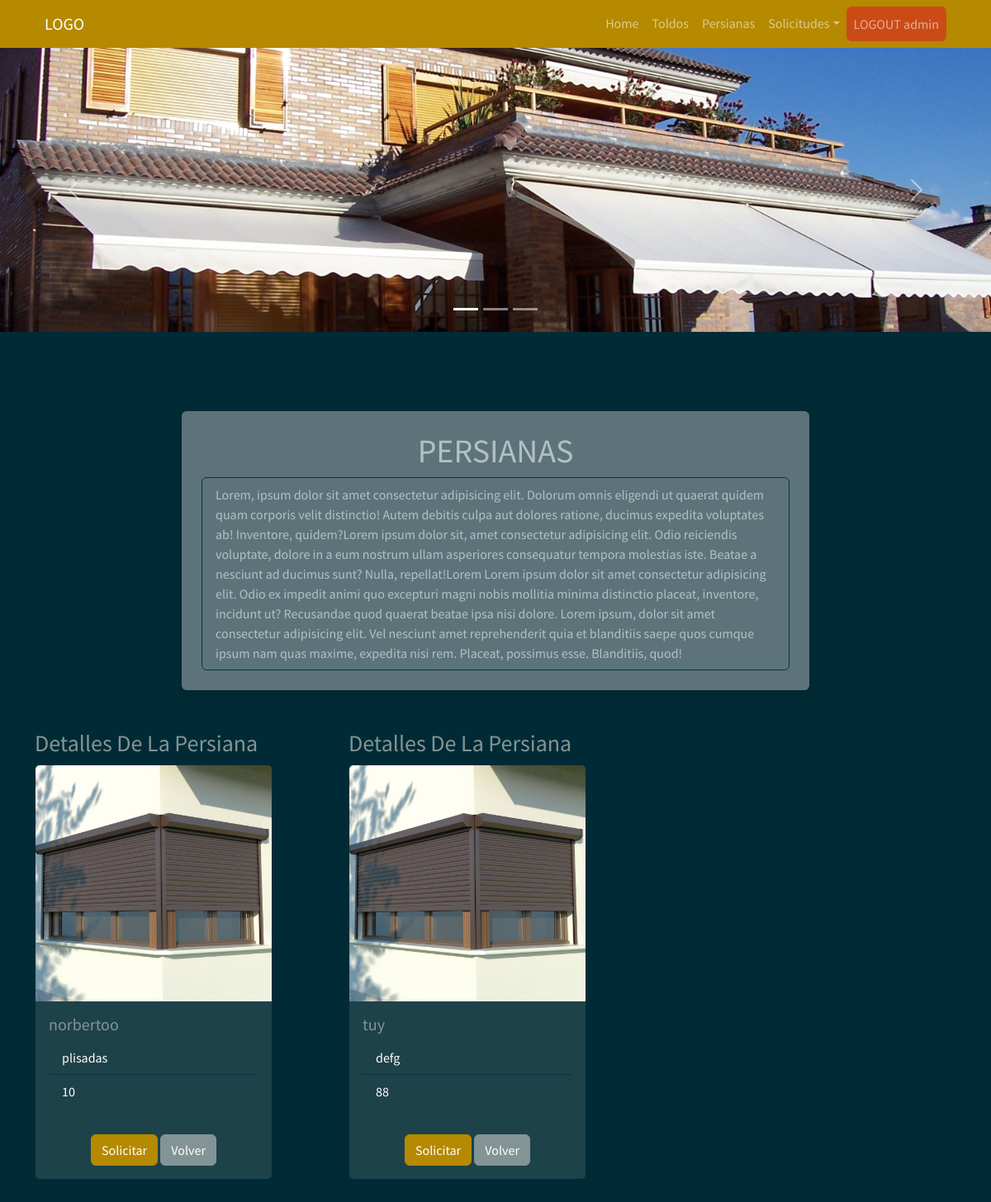
The page /persianas_user (signed in) on the database its author committed.
### myapp/models.py (models this page shows)
    class Persiana(db.Model):
        __tablename__ = "Persiana"  # Nombre de la tabla que se crea
        Persiana_id = db.Column("persiana_id", db.Integer, Sequence(
            'persiana_id_seq'),  primary_key=True)
        Modelo = db.Column(db.String(20))
        Tipo = db.Column(db.String(30))
        Dimensiones = db.Column(db.String(30))
        Imagen = db.Column(db.String(30))

### myapp/views.py (the view)
    @app.route("/persianas_user", methods=["GET", "POST"])
    def persianas_user():
        list_persiana = db_access["list_persianas"]
        persianas = list_persiana()
        usuario = session['usuario']
        usu = usuario
        return render_template("user/persianas/persianas_user.html", persianas=persianas, usu=usu)

### myapp/templates/user/persianas/persianas_user.html (shortened to what this page needs)
<!DOCTYPE html>
<html>
<head>
    <link href="https://cdn.jsdelivr.net/npm/bootstrap@5.1.3/dist/css/bootstrap.min.css" rel="stylesheet"
>
    <link rel="stylesheet" href="../static/style/bootstrap.min(8).css">
    <link href="https://cdnjs.cloudflare.com/ajax/libs/font-awesome/4.0.3/css/font-awesome.css" rel="stylesheet">
</head>
<body>
    {% include 'includes/navbar_user.html' %}
    <div id="carouselExampleIndicators" class="carousel slide" data-bs-ride="carousel">
        <ol class="carousel-indicators">
            <li data-bs-target="#carouselExampleIndicators" data-bs-slide-to="0" class="active"></li>
            <li data-bs-target="#carouselExampleIndicators" data-bs-slide-to="1"></li>
            <li data-bs-target="#carouselExampleIndicators" data-bs-slide-to="2"></li>
        </ol>
        <div class="carousel-inner">
            <div class="carousel-item active">
                <img src="../static/style/img/carrousel/6.jpg" class="d-block w-100" alt="..."
                    style="max-width:100%;height:auto;">
            </div>
        </div>
        <a class="carousel-control-prev" href="#carouselExampleIndicators" role="button" data-bs-slide="prev">
            <span class="carousel-control-prev-icon" aria-hidden="true"></span>
        </a>
        <a class="carousel-control-next" href="#carouselExampleIndicators" role="button" data-bs-slide="next">
            <span class="carousel-control-next-icon" aria-hidden="true"></span>
        </a>
    </div>
    <section class="pt-5 pb-5">
        <div class="container">
            <div class="row justify-content-center mt-5">
                <div class="col-8 bg-secondary p-4 rounded shadow text-white" style="opacity: 0.7;">
                    <h1 class=" row justify-content-center ">PERSIANAS</h1>
                    <ul class="list-group">
                        <li class="list-group-item">Lorem, ipsum dolor sit amet consectetur adipisicing elit. Dolorum
                            omnis
                            eligendi ut quaerat quidem quam corporis velit distinctio! Autem debitis culpa aut dolores
                            ratione, ducimus expedita voluptates ab! Inventore, quidem?Lorem ipsum dolor sit, amet
                            consectetur adipisicing elit. Odio reiciendis voluptate, dolore in a eum nostrum ullam
                            asperiores consequatur tempora molestias iste. Beatae a nesciunt ad ducimus sunt? Nulla,
                            repellat!Lorem Lorem ipsum dolor sit amet consectetur adipisicing elit. Odio ex impedit
                            animi
                            quo excepturi magni nobis mollitia minima distinctio placeat, inventore, incidunt ut?
                            Recusandae
                            quod quaerat beatae ipsa nisi dolore. Lorem ipsum, dolor sit amet consectetur adipisicing
                            elit.
                            Vel nesciunt amet reprehenderit quia et blanditiis saepe quos cumque ipsum nam quas maxime,
                            expedita nisi rem. Placeat, possimus esse. Blanditiis, quod!</li>
                    </ul>
                </div>
            </div>
            <div class="row mt-5">
                {% for persiana in persianas %}
                <div class="col-4">
                    <p class="list-group">
                    <h3>Detalles De La Persiana</h3>
                    <div class="card" style="width: 18rem;">
                        <img src="../static/style/img/{{persiana.Imagen}}" class="card-img-top" alt="...">
                        <div class="card-body">
                            <h5 class="card-title">
                                {{persiana.Modelo}}
                            </h5>
                            <ul class="list-group list-group-flush">
                                <li class="list-group-item">
                                    {{persiana.Tipo}}
                                </li>
                                <li class="list-group-item">
                                    {{persiana.Dimensiones}}
                                </li>
                            </ul>
                        </div>
                        <div class="card-body mx-auto">
                            <a class="btn btn-primary" href="/details_persiana/{{persiana.Persiana_id}}">Solicitar</a>
                            <a class="btn btn-secondary" href="#">Volver</a>
                        </div>
                    </div>
                    </p>
                </div>
                {% endfor %}
            </div>
        </div>
    </section>
</body>
</html>

### rows shown on the page
Persiana: Imagen (picture), Modelo "norbertoo", Tipo "plisadas", Dimensiones "10"
Persiana: Imagen (picture), Modelo "tuy", Tipo "defg", Dimensiones "88"

### other values the page prints
{{ usu }} "admin"
